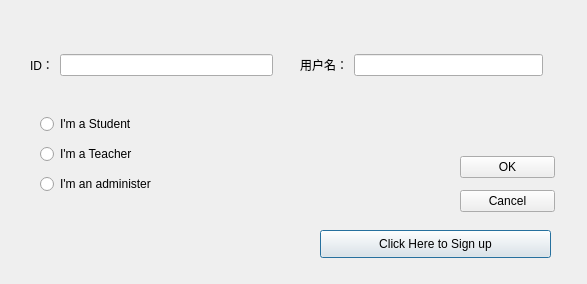
<?xml version="1.0" encoding="UTF-8"?>
<ui version="4.0">
 <class>LoginDialog</class>
 <widget class="QDialog" name="LoginDialog">
  <property name="geometry">
   <rect>
    <x>0</x>
    <y>0</y>
    <width>587</width>
    <height>284</height>
   </rect>
  </property>
  <property name="minimumSize">
   <size>
    <width>587</width>
    <height>284</height>
   </size>
  </property>
  <property name="maximumSize">
   <size>
    <width>587</width>
    <height>284</height>
   </size>
  </property>
  <property name="windowTitle">
   <string>Login</string>
  </property>
  <property name="styleSheet">
   <string notr="true">background-image: url(:/illust.jpg);</string>
  </property>
  <widget class="QPushButton" name="signup">
   <property name="geometry">
    <rect>
     <x>320</x>
     <y>230</y>
     <width>231</width>
     <height>28</height>
    </rect>
   </property>
   <property name="styleSheet">
    <string notr="true">font: 11pt &quot;Arial&quot;;</string>
   </property>
   <property name="text">
    <string>Click Here to Sign up</string>
   </property>
  </widget>
  <widget class="QWidget" name="layoutWidget">
   <property name="geometry">
    <rect>
     <x>300</x>
     <y>50</y>
     <width>243</width>
     <height>30</height>
    </rect>
   </property>
   <layout class="QHBoxLayout" name="horizontalLayout_2">
    <item>
     <widget class="QLabel" name="label_2">
      <property name="styleSheet">
       <string notr="true">font: 12pt &quot;黑体&quot;;</string>
      </property>
      <property name="text">
       <string>用户名：</string>
      </property>
     </widget>
    </item>
    <item>
     <widget class="QLineEdit" name="nameEdit">
      <property name="styleSheet">
       <string notr="true">font: 11pt &quot;Arial&quot;;
background-image: url(:/background.png);</string>
      </property>
     </widget>
    </item>
   </layout>
  </widget>
  <widget class="QWidget" name="layoutWidget">
   <property name="geometry">
    <rect>
     <x>30</x>
     <y>50</y>
     <width>243</width>
     <height>30</height>
    </rect>
   </property>
   <layout class="QHBoxLayout" name="id">
    <item>
     <widget class="QLabel" name="label">
      <property name="styleSheet">
       <string notr="true">font: 12pt &quot;黑体&quot;;</string>
      </property>
      <property name="text">
       <string>ID：</string>
      </property>
     </widget>
    </item>
    <item>
     <widget class="QLineEdit" name="idEdit">
      <property name="styleSheet">
       <string notr="true">font: 11pt &quot;Arial&quot;;
background-image: url(:/background.png);</string>
      </property>
     </widget>
    </item>
   </layout>
  </widget>
  <widget class="QWidget" name="layoutWidget">
   <property name="geometry">
    <rect>
     <x>40</x>
     <y>110</y>
     <width>231</width>
     <height>91</height>
    </rect>
   </property>
   <layout class="QVBoxLayout" name="verticalLayout">
    <item>
     <widget class="QRadioButton" name="stu">
      <property name="styleSheet">
       <string notr="true">font: 11pt &quot;Arial&quot;;</string>
      </property>
      <property name="text">
       <string>I'm a Student</string>
      </property>
     </widget>
    </item>
    <item>
     <widget class="QRadioButton" name="tea">
      <property name="styleSheet">
       <string notr="true">font: 11pt &quot;Arial&quot;;</string>
      </property>
      <property name="text">
       <string>I'm a Teacher</string>
      </property>
     </widget>
    </item>
    <item>
     <widget class="QRadioButton" name="admin">
      <property name="styleSheet">
       <string notr="true">font: 11pt &quot;Arial&quot;;</string>
      </property>
      <property name="text">
       <string>I'm an administer</string>
      </property>
     </widget>
    </item>
   </layout>
  </widget>
  <widget class="QWidget" name="layoutWidget">
   <property name="geometry">
    <rect>
     <x>460</x>
     <y>150</y>
     <width>95</width>
     <height>69</height>
    </rect>
   </property>
   <layout class="QVBoxLayout" name="ok_cancel">
    <item>
     <widget class="QPushButton" name="ok_Button">
      <property name="styleSheet">
       <string notr="true">font: 11pt &quot;Arial&quot;;</string>
      </property>
      <property name="text">
       <string>OK</string>
      </property>
     </widget>
    </item>
    <item>
     <widget class="QPushButton" name="cancel_Button">
      <property name="styleSheet">
       <string notr="true">font: 11pt &quot;Arial&quot;;</string>
      </property>
      <property name="text">
       <string>Cancel</string>
      </property>
     </widget>
    </item>
   </layout>
  </widget>
 </widget>
 <resources/>
 <connections>
  <connection>
   <sender>cancel_Button</sender>
   <signal>clicked()</signal>
   <receiver>LoginDialog</receiver>
   <slot>close()</slot>
   <hints>
    <hint type="sourcelabel">
     <x>507</x>
     <y>202</y>
    </hint>
    <hint type="destinationlabel">
     <x>293</x>
     <y>141</y>
    </hint>
   </hints>
  </connection>
 </connections>
</ui>
